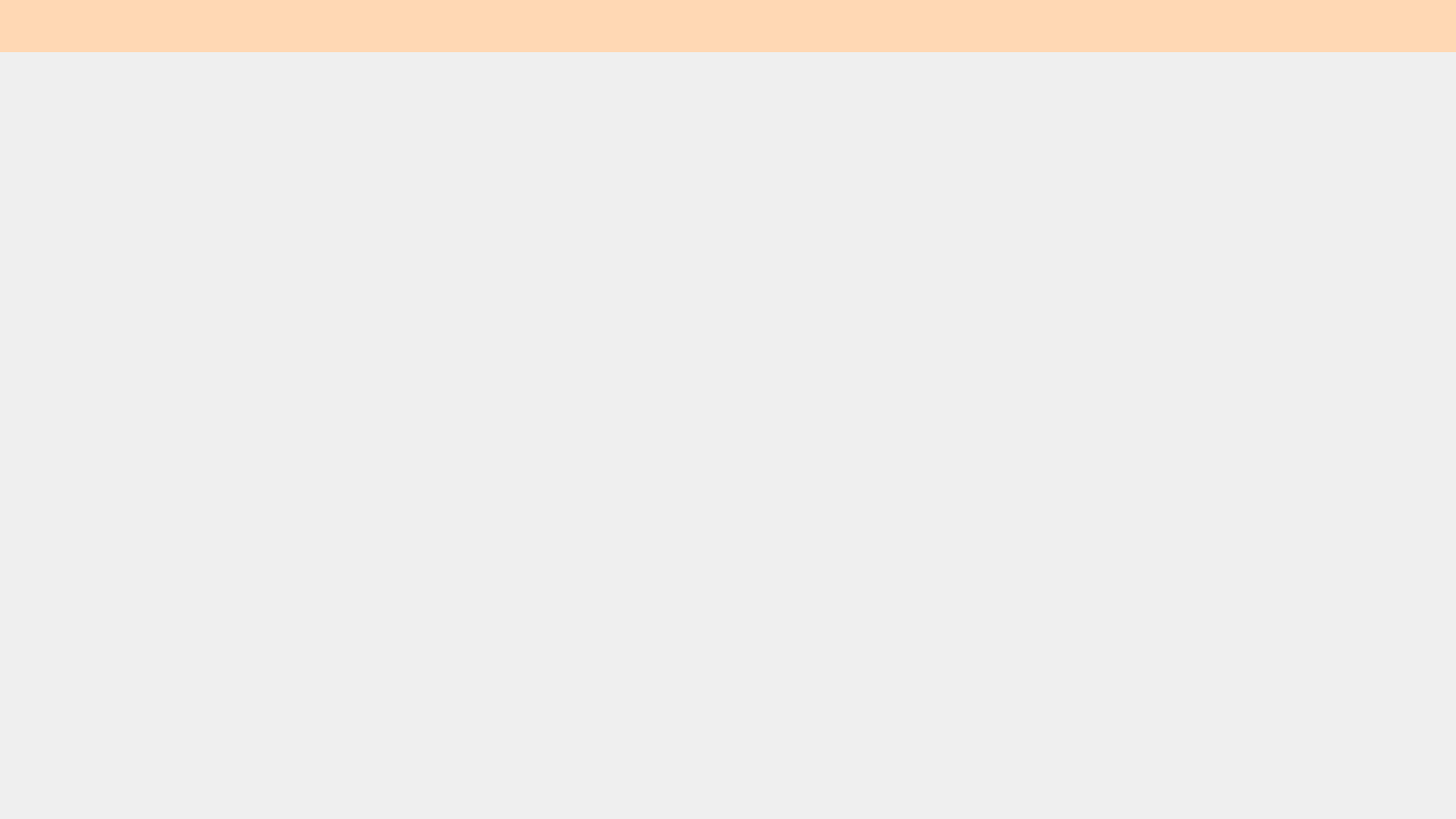
<?xml version="1.0" encoding="UTF-8"?>
<ui version="4.0">
 <class>AnalyzerClient</class>
 <widget class="QMainWindow" name="AnalyzerClient">
  <property name="geometry">
   <rect>
    <x>0</x>
    <y>0</y>
    <width>1536</width>
    <height>864</height>
   </rect>
  </property>
  <property name="minimumSize">
   <size>
    <width>960</width>
    <height>540</height>
   </size>
  </property>
  <property name="windowTitle">
   <string>AnalyzerClient</string>
  </property>
  <property name="styleSheet">
   <string notr="true"/>
  </property>
  <widget class="QWidget" name="centralwidget">
   <property name="styleSheet">
    <string notr="true"/>
   </property>
   <layout class="QVBoxLayout" name="verticalLayout">
    <property name="spacing">
     <number>0</number>
    </property>
    <property name="leftMargin">
     <number>0</number>
    </property>
    <property name="topMargin">
     <number>0</number>
    </property>
    <property name="rightMargin">
     <number>0</number>
    </property>
    <property name="bottomMargin">
     <number>0</number>
    </property>
    <item>
     <widget class="QWidget" name="TopBar" native="true">
      <property name="minimumSize">
       <size>
        <width>0</width>
        <height>55</height>
       </size>
      </property>
      <property name="maximumSize">
       <size>
        <width>16777215</width>
        <height>55</height>
       </size>
      </property>
      <property name="styleSheet">
       <string notr="true">QWidget{
background-color: rgb(255, 216, 180);
}

QPushButton{
	border: none;
	outline: none;
}</string>
      </property>
      <layout class="QHBoxLayout" name="horizontalLayout">
       <property name="spacing">
        <number>30</number>
       </property>
       <property name="leftMargin">
        <number>20</number>
       </property>
       <property name="topMargin">
        <number>3</number>
       </property>
       <property name="rightMargin">
        <number>0</number>
       </property>
       <property name="bottomMargin">
        <number>0</number>
       </property>
       <item>
        <widget class="QLabel" name="label">
         <property name="minimumSize">
          <size>
           <width>56</width>
           <height>0</height>
          </size>
         </property>
         <property name="maximumSize">
          <size>
           <width>56</width>
           <height>16777215</height>
          </size>
         </property>
         <property name="styleSheet">
          <string notr="true">image: url(:/images/logo.png);R</string>
         </property>
         <property name="text">
          <string/>
         </property>
        </widget>
       </item>
       <item>
        <widget class="QWidget" name="DBCoin" native="true">
         <property name="minimumSize">
          <size>
           <width>30</width>
           <height>0</height>
          </size>
         </property>
         <property name="maximumSize">
          <size>
           <width>16777215</width>
           <height>20</height>
          </size>
         </property>
         <property name="styleSheet">
          <string notr="true">image: url(:/upload/images/upload/success.svg);</string>
         </property>
        </widget>
       </item>
       <item>
        <spacer name="horizontalSpacer">
         <property name="orientation">
          <enum>Qt::Horizontal</enum>
         </property>
         <property name="sizeHint" stdset="0">
          <size>
           <width>917</width>
           <height>20</height>
          </size>
         </property>
        </spacer>
       </item>
       <item>
        <widget class="QPushButton" name="Minimize">
         <property name="minimumSize">
          <size>
           <width>0</width>
           <height>55</height>
          </size>
         </property>
         <property name="maximumSize">
          <size>
           <width>16777215</width>
           <height>55</height>
          </size>
         </property>
         <property name="cursor">
          <cursorShape>PointingHandCursor</cursorShape>
         </property>
         <property name="styleSheet">
          <string notr="true">QPushButton{
	image: url(:/images/minimize.svg);
}

QPushButton:hover{
	image: url(:/images/minimize-white.svg);
}</string>
         </property>
         <property name="text">
          <string/>
         </property>
        </widget>
       </item>
       <item>
        <widget class="QPushButton" name="Maximize">
         <property name="minimumSize">
          <size>
           <width>0</width>
           <height>55</height>
          </size>
         </property>
         <property name="maximumSize">
          <size>
           <width>16777215</width>
           <height>55</height>
          </size>
         </property>
         <property name="cursor">
          <cursorShape>PointingHandCursor</cursorShape>
         </property>
         <property name="styleSheet">
          <string notr="true">QPushButton{
	image: url(:/images/maximize.svg);
}

QPushButton:hover{
	image: url(:/images/maximize-white.svg);
}</string>
         </property>
         <property name="text">
          <string/>
         </property>
        </widget>
       </item>
       <item>
        <widget class="QPushButton" name="Close">
         <property name="minimumSize">
          <size>
           <width>0</width>
           <height>55</height>
          </size>
         </property>
         <property name="maximumSize">
          <size>
           <width>16777215</width>
           <height>55</height>
          </size>
         </property>
         <property name="cursor">
          <cursorShape>PointingHandCursor</cursorShape>
         </property>
         <property name="styleSheet">
          <string notr="true">QPushButton{
	image: url(:/images/topbar_close.svg);
	padding-right: 20px;
}

QPushButton:hover{
	image: url(:/images/topbar_close-white.svg);
}</string>
         </property>
         <property name="text">
          <string/>
         </property>
        </widget>
       </item>
      </layout>
     </widget>
    </item>
    <item>
     <widget class="QWidget" name="Content" native="true"/>
    </item>
   </layout>
  </widget>
 </widget>
 <resources/>
 <connections/>
</ui>
